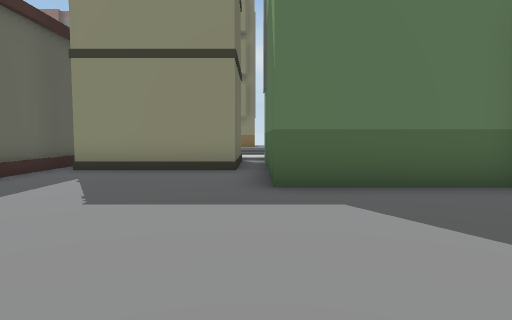
view 1 (above)

24 first-person views from a walk through a Unity game level. The camera is 1.5 m above the floor, tilts 4° down and sees 75° across. The floor is counted in squares, 2 m on a side. Each view is taken from the middle of a square. On the plan, view 1 faces up. The plan holds only what a view shows up to about 11 squares ahead; the rest is blank. The place goes on beyond the plan. Some surface patterns are stand-ins.

view 2
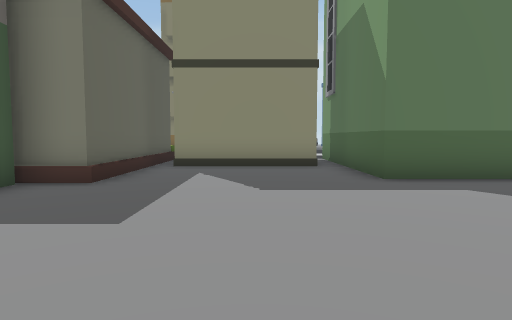

view 3
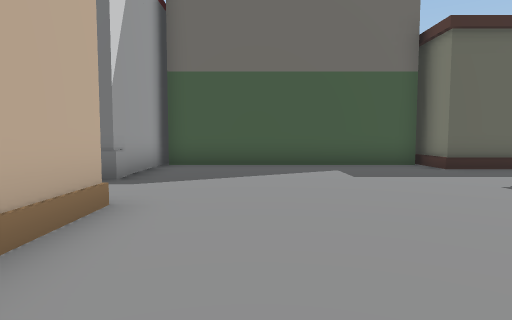

view 4
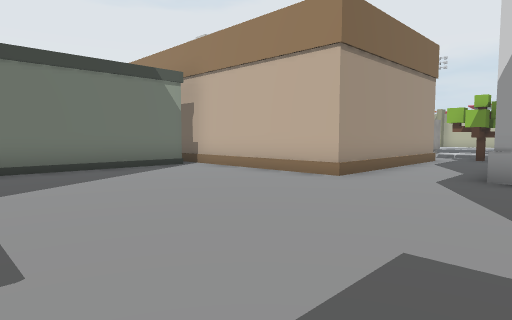

view 5
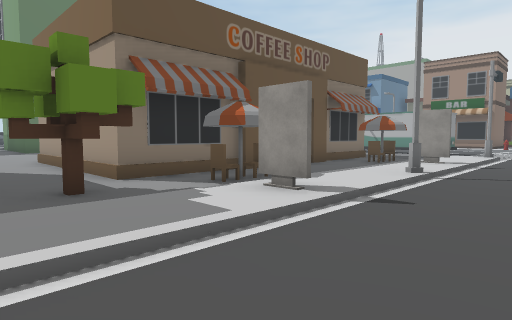

view 6
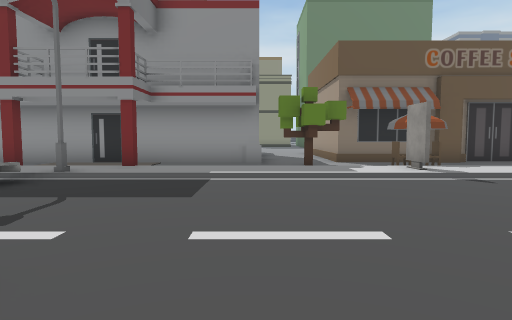

view 7
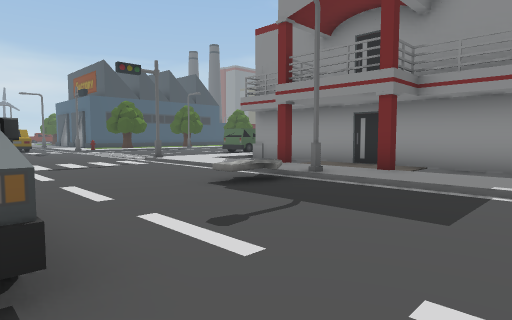

view 8
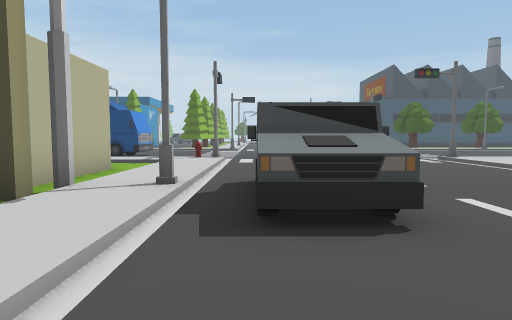

view 9
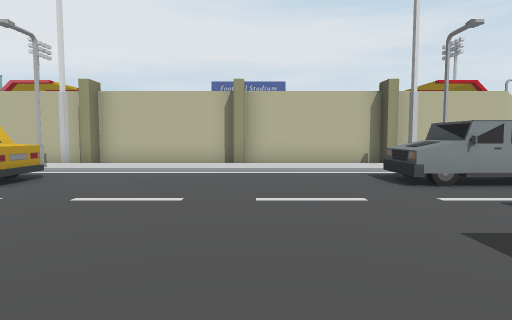

view 10
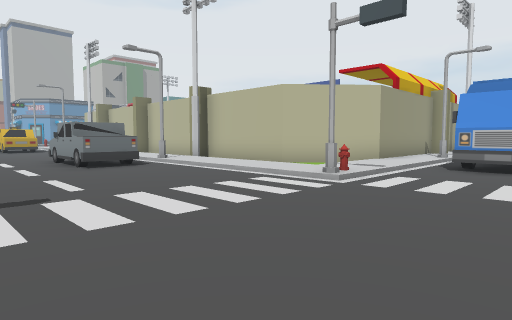

view 11
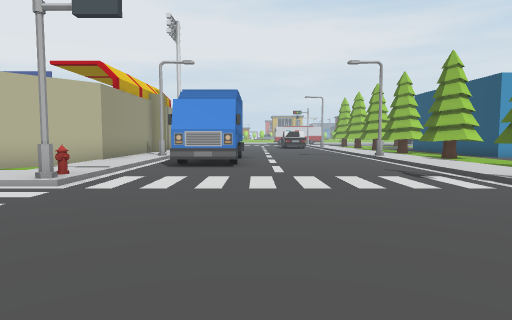

view 12
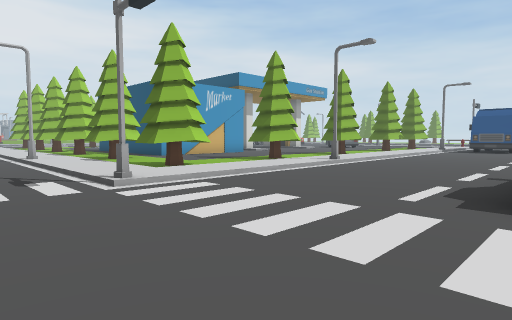

view 13
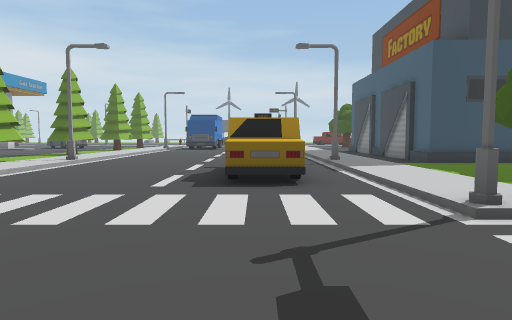

view 14
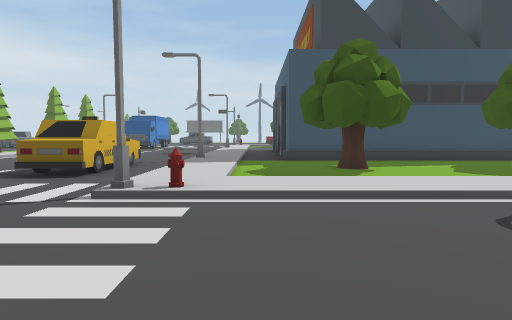

view 15
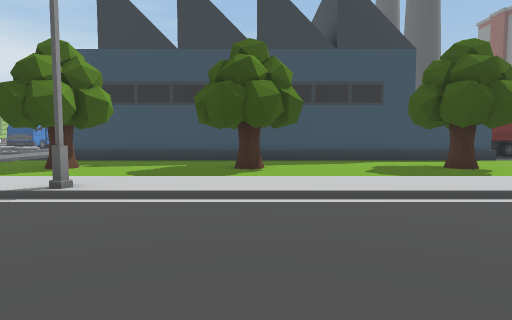

view 16
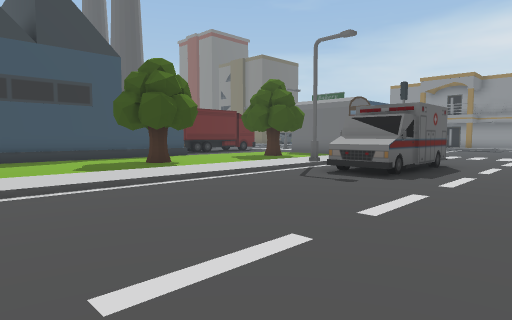

view 17
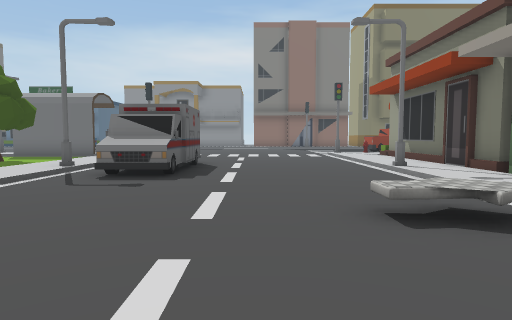

view 18
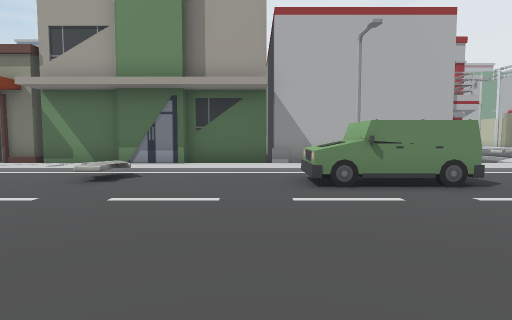

view 19
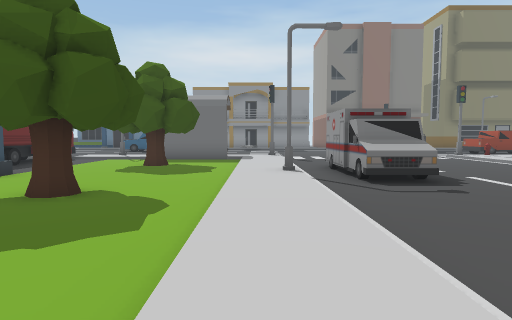

view 20
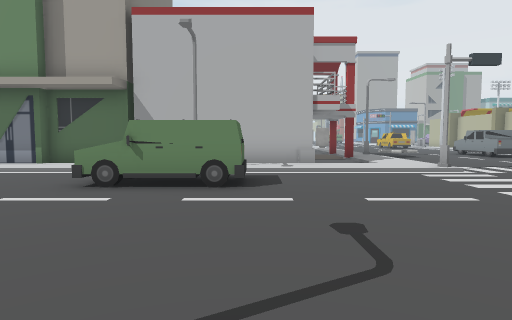

view 21
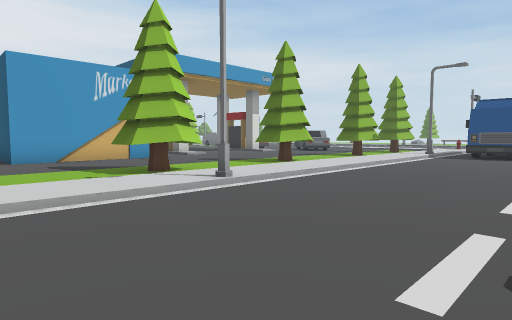

view 22
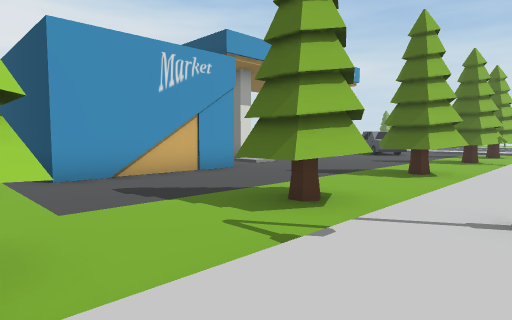

view 23
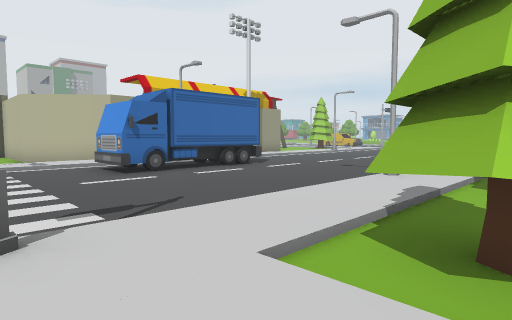

view 24
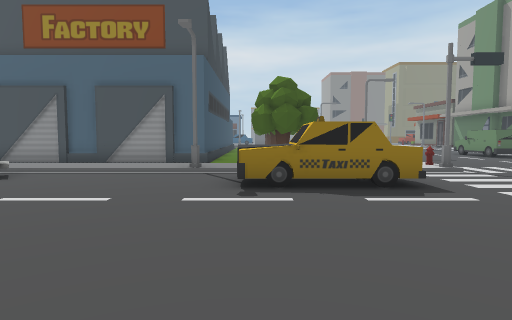

### Floor plan
Key: @ floor where view 1 was taken; # wall or solid block; . main floor; : floor 0.25 m higher than the main floor; / step, stairs or slope; ^ raised ledge; B building; T tree; I billboard; S streetlight; R truck; H hydrant; O other object.
Columns run from 33 left of view 1 to 6 right of it. Each row starts with its distance up from view 1.
  9      O......:/....../:B     B   B.B
  8      O...T..:/....../:B     BBBBB.B
  7      O......:/OO..../:B     B.....B
  6       ......:/OO..../:B     B.....B
  5       #.....:SOO....S:B    BB.....BBBB
  4       #.....:/OO..../:B    B.........
  3       #..T..:/....../:B    B.........#
  2       #.....:/....../:B    B.........#
  1       #.....:/....BB/:B    B.........#
  0       #.....:/....../:B    B.....@...#
 -1       #.....:/....../:B    B.........#
 -2       #..T..:/....../:BB   B.....######
 -3       #.....:/....OO/:##  #####..#
 -4       #.....:/....OO  #        ..#
 -5       #.....:S....OOS #        ..#
 -6       #.....:/....../:#        ..#
 -7       #..T..:/....../:#########..#######
 -8 ######^.....:/....../:  .......T........
 -9      .......:/....../:   ...   T..O....O
-10   :::::::::::H....../::: #:#:::::I:::::I
-11   /////S//////..  ..#/////S/////////S///
-12   OO.....O......   .......O.............
-13   O.....OOOO.......................
-14     ...............................
-15 ....................................
-16 ..........................RRR.......O
-17 ..........................RRR.......O
-18 ///////S/////#......#/////S/////////S
-19 :::::::::::::/......H::::::::::::::::
-20 ..T...TT..TT:/....../:.....#    #   #
-21 .TT...TT..TT:/....OO/:.#################
-22 ............:/....OO/:##
-23 ............:/....OO/:#
-24  .........TT:/....OO/:#
-25   ..#####.TT:S....O S
-26         #.   /....

Where each view was taken, in squares from view 1:
view 1: 0 up, 0 right, facing up
view 2: 1 down, 2 left, facing up
view 3: 0 up, 3 right, facing left
view 4: 4 up, 4 left, facing down-right
view 5: 13 down, 3 left, facing up-right
view 6: 17 down, 3 left, facing up
view 7: 16 down, 3 left, facing up-left
view 8: 17 down, 2 left, facing left
view 9: 10 down, 2 left, facing down
view 10: 13 down, 16 left, facing down-right
view 11: 13 down, 16 left, facing down
view 12: 13 down, 18 left, facing down-left
view 13: 13 down, 17 left, facing left
view 14: 9 down, 16 left, facing left
view 15: 2 down, 16 left, facing left
view 16: 2 down, 15 left, facing up-left
view 17: 2 down, 16 left, facing up
view 18: 2 down, 21 left, facing right
view 19: 2 down, 21 left, facing up
view 20: 6 down, 21 left, facing right
view 21: 14 down, 23 left, facing down-left
view 22: 18 down, 23 left, facing down-left
view 23: 18 down, 23 left, facing down-right
view 24: 19 down, 25 left, facing up
